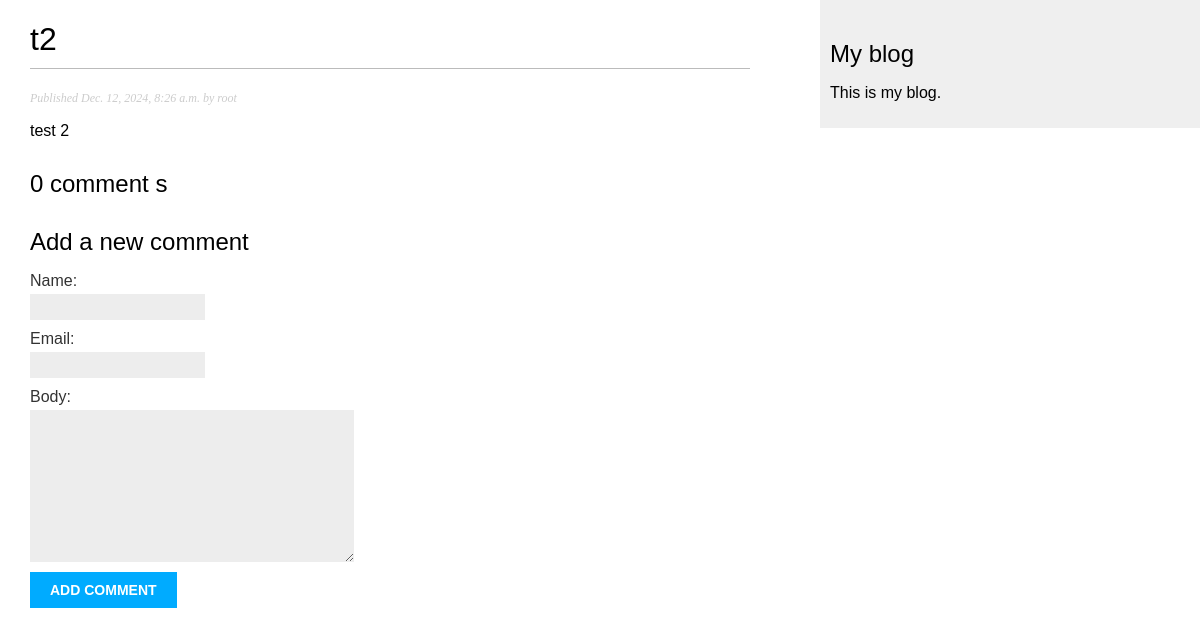
The page /blog/2024/12/12/t2/ on the database as committed earlier.
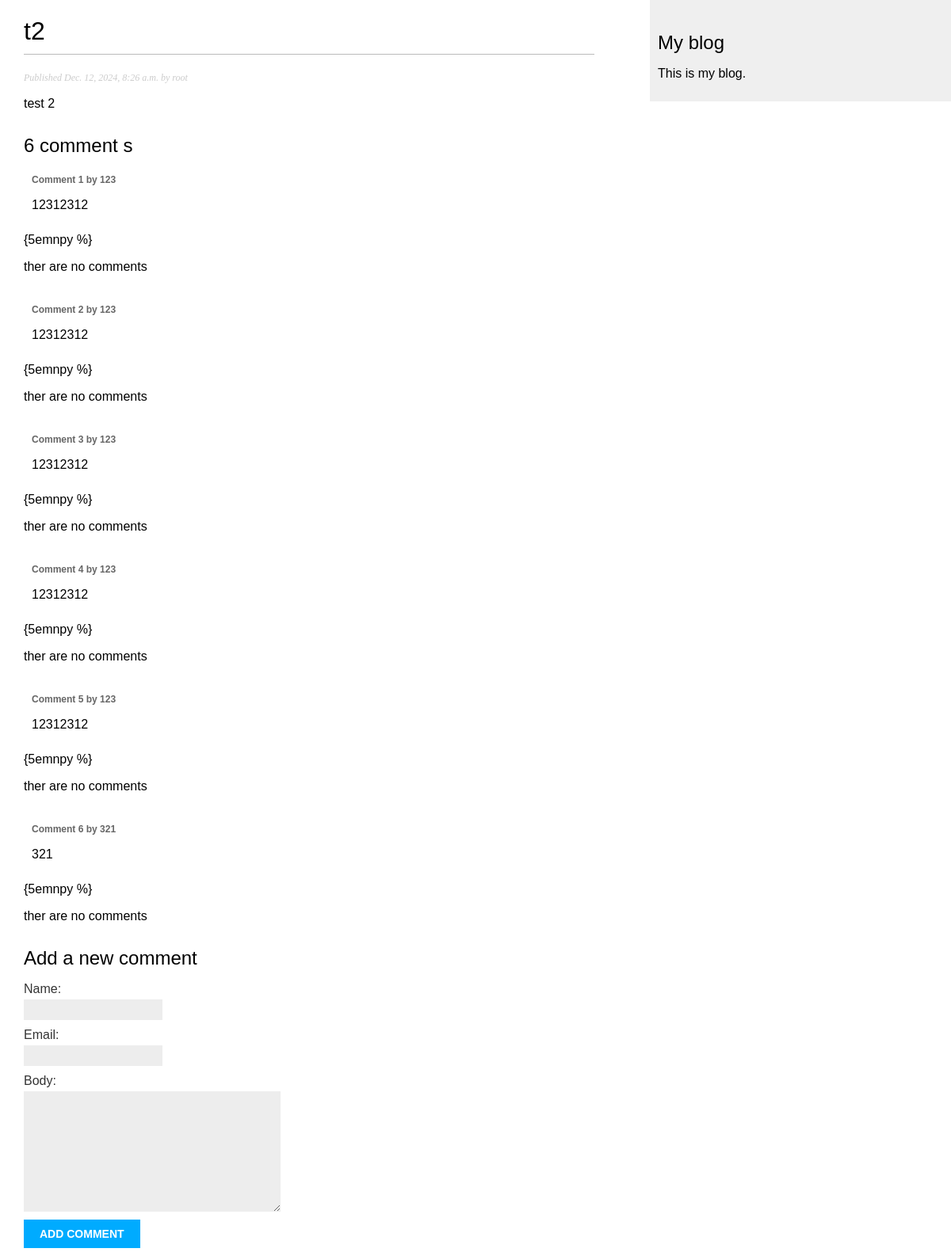
The same page on the database as committed later.
### blog/models.py (models this page shows, shortened)
class Post(models.Model):
    class Status(models.TextChoices):
        DRAFT = 'DF', 'Draft'
        PUBLISHED = 'PB', 'Published'
    title = models.CharField(max_length=250)
    slug = models.SlugField(max_length=250,unique_for_date= 'publish') #uniq_for_data делает уникальным подате
    author = models.ForeignKey(User,
                               on_delete = models.CASCADE,
                               related_name='blog_posts')
    body = models.TextField()
    publish = models.DateTimeField(default=timezone.now)
    created = models.DateTimeField(auto_now_add=True)
    updated = models.DateTimeField(auto_now=True)
    status = models.CharField(max_length=2,
                              choices=Status.choices,
                              default=Status.DRAFT)
    objects = models.Manager()
    published = PublishedManager()
    class Meta:
        ordering = ['-publish']
        indexes = [models.Index(fields=['-publish']),]

class Comment(models.Model):
    post = models.ForeignKey(Post, on_delete=models.CASCADE, related_name='comments')
    name = models.CharField(max_length=80)
    email =models.EmailField(default=None)
    body =models.TextField()
    created = models.DateTimeField(auto_now_add=True)
    updated = models.DateTimeField(auto_now=True)
    active = models.BooleanField(default=True)
    class Meta:
        ordering = ['created']
        indexes = [
            models.Index(fields = ['created']),
        ]

### blog/views.py (the view)
# urls.py: path('<int:year>/<int:month>/<int:day>/<slug:post>/', views.post_detail, name='post_detail')
def post_detail(request, year, month, day, post):
    post = get_object_or_404(Post,
                             status = Post.Status.PUBLISHED,
                             slug=post,
                             publish__year=year,
                             publish__month=month,
                             publish__day=day,
                             )
    comments = post.comments.filter(active=True)
    form = CommentForm()
    return render(request,
                  'blog/post/detail.html',
                  {'post': post,
                   'comments':comments,
                   'form':form})

### blog/forms.py
class CommentForm(forms.ModelForm):
    class Meta:
        model = Comment
        fields = ['name','email', 'body']

### blog/templates/blog/post/detail.html (shortened to what this page needs)
{% extends "blog/base.html" %}
{% block content %}
  <h1>{{ post.title }}</h1>
  <p class="date">
    Published {{ post.publish }} by {{ post.author }}
  </p>
  {{ post.body|linebreaks }}
{% with comments.count as total_comments %}
  <h2>
    {{ total_comments }} comment {{total_comments|pluralize }}
  </h2>
{% endwith %}
 {% for comment in comments %}
  <div class="comment">
    <p class="info">
      Comment {{ forloop.counter }} by {{ comment.name }}
    </p>
    {{ comment.body|linebreaks}}
  </div>
{5emnpy %}
<p>ther are no comments</p>
{% endfor %}
{% include "blog/post/includes/comment_form.html" %}
{% endblock %}

### blog/templates/blog/base.html (shortened to what this page needs)
{% load static %}
<!DOCTYPE html>
<html>
<head>
  <link href="{% static 'css/blog.css' %}" rel="stylesheet">
</head>
<body>
  <div id="content">
    {% block content %}
    {% endblock %}
  </div>
  <div id="sidebar">
    <h2>My blog</h2>
    <p>This is my blog.</p>
  </div>
</body>
</html>

### blog/templates/blog/post/includes/comment_form.html (shortened to what this page needs)
<h2>Add a new comment</h2>
<form action="{% url 'blog:post_comment' post.id %}" method='post'>
    {{ form.as_p }}
    <p><input type="submit" value="Add comment"></p>
</form>

### blog/static/css/blog.css (style rules this page uses)
body { margin:0; padding:0; font-family:helvetica, sans-serif; }
h1 { font-weight:normal; border-bottom:1px solid #bbb; padding:0 0 10px 0; }
h2 { font-weight:normal; margin:30px 0 0; }
#content { float:left; width:60%; padding:0 0 0 30px; }
#sidebar { float:right; width:30%; padding:10px; background:#efefef; height:100%; }
p.date { color:#ccc; font-family: georgia, serif; font-size: 12px; font-style: italic; }
label { float:left; clear:both; color:#333; margin-bottom:4px; }
input, textarea { clear:both; float:left; margin:0 0 10px; background:#ededed; border:0; padding:6px 10px; font-size:12px; }
input[type=submit] { font-weight:bold; background:#00abff; color:#fff; padding:10px 20px; font-size:14px; text-transform:uppercase; }
.comment { padding:10px; }
.comment .info { font-weight:bold; font-size:12px; color:#666; }

Rows that differ between the two databases and show on the page:
added Comment: name "123", body "12312312"
added Comment: name "123", body "12312312"
added Comment: name "123", body "12312312"
added Comment: name "123", body "12312312"
added Comment: name "123", body "12312312"
added Comment: name "321", body "321"
Other text that changed with them:
{{ total_comments }}: "0" → "6"
